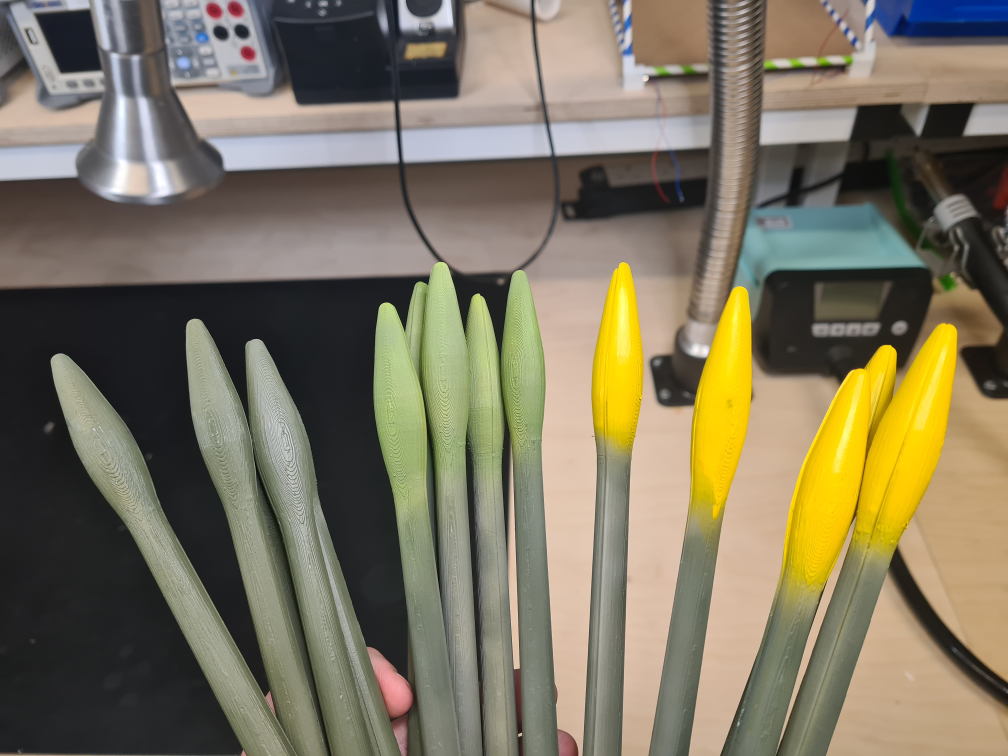
#> input picture Example.jpg, 4032 x 3024 px, given in place of the camera (shown at 1/4 size)
$ python opencv-recognition.py
#> lines starting #> are read from the running program, lines starting #| are printed output that depends on the picture; after the words box and inside, x2 and y2 are one past the last pixel; in counts of white or black regions, pixels touching at a corner belong together
import numpy as np
import cv2
import time
import math
foundcam = False
camcheck = 0


# [23 lines of commented-out code are left out]

camfeed = cv2.VideoCapture('/dev/v4l/by-id/usb-OmniVision_Technologies__Inc._USB_Camera-B4.09.24.1-video-index0')
time.sleep(2)
ret, img = camfeed.read()
#> img is the input picture: shape (3024, 4032, 3); mean B, G, R 95.9, 117.5, 125.3
ret, img = camfeed.read()
ret, img = camfeed.read()

while True:
    ret, img = camfeed.read()
    imggray = cv2.cvtColor(img, cv2.COLOR_BGR2GRAY)
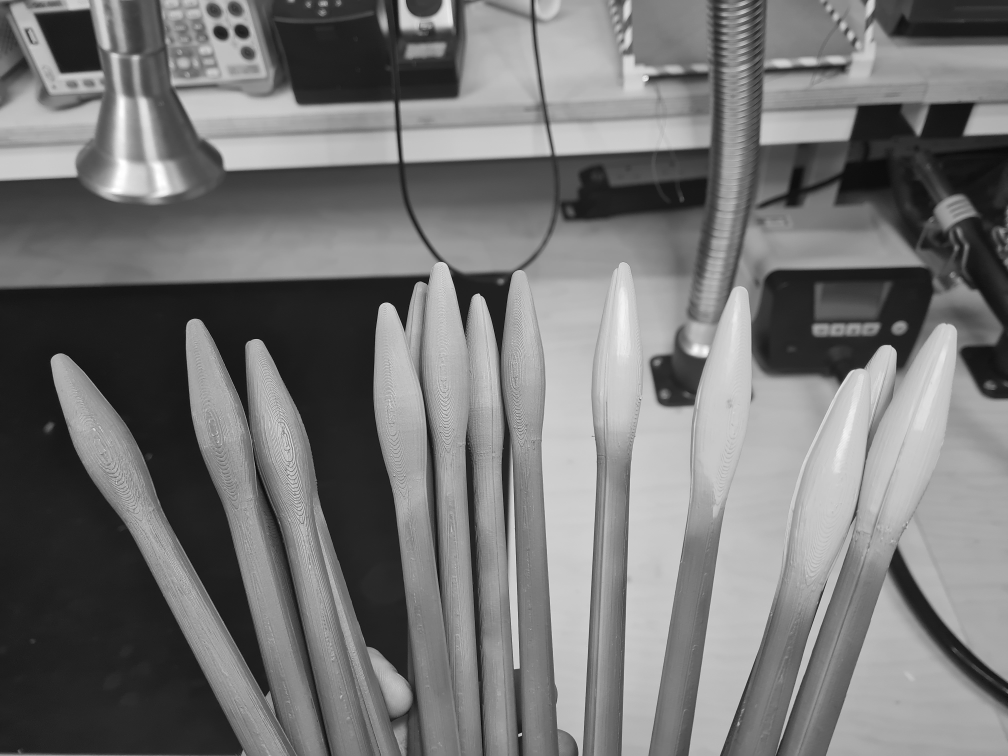
#> imggray: shape (3024, 4032) (shown at 1/4 size); min 0, max 255, mean 117.4
    ret,thresh = cv2.threshold(imggray,127,255,cv2.THRESH_BINARY_INV)
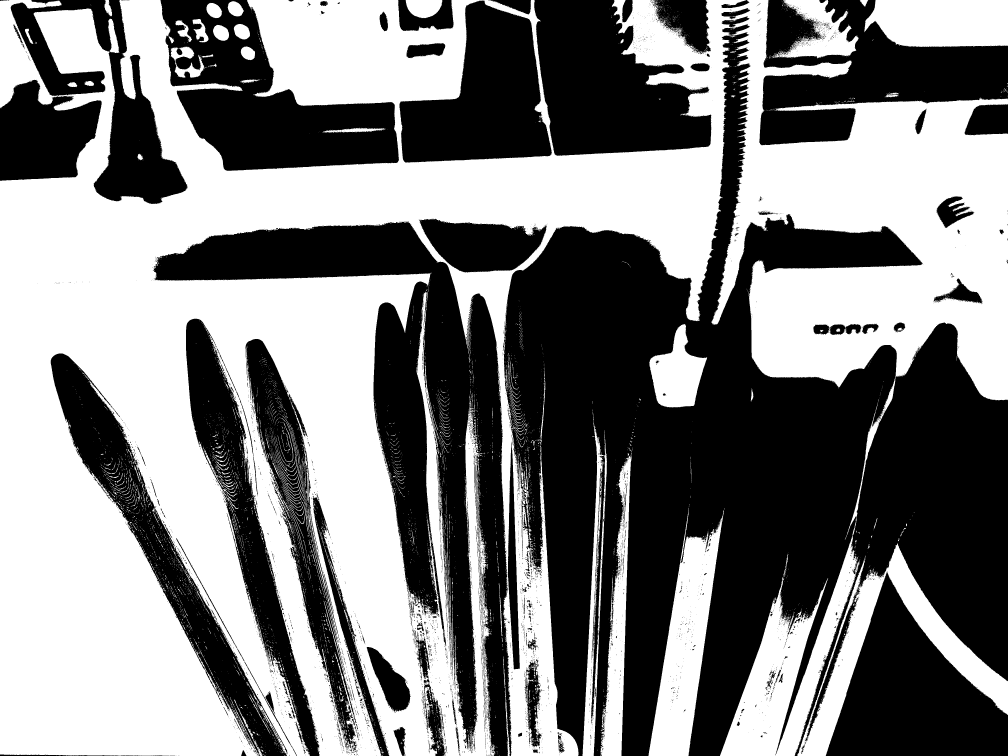
#> thresh: shape (3024, 4032) (shown at 1/4 size); 50.3% white; 6201 black regions (5764 under 20 px)
    contours, hierarchy = cv2.findContours(thresh, cv2.RETR_LIST, cv2.CHAIN_APPROX_NONE)
#> contours = 17214 contours, 16195 with area under 20; largest, box (x1, y1, x2, y2) and area: (0, 0, 4032, 3024) 6066604, (1597, 1, 2208, 652) 241226, (981, 1355, 1428, 2996) 172451, (3189, 2174, 4032, 3024) 134395, (2594, 2031, 2896, 3024) 131490
    for cnt in contours:
        M = cv2.moments(cnt)
        area = cv2.contourArea(cnt)
        if (area < 2000) & (area > 400):
            if M['m00'] != 0:
                cx = int(M['m10']/M['m00'])
                cy = int(M['m01']/M['m00'])
                cv2.drawContours(img, cnt, -1, (0, 255, 0), 2)
                cv2.circle(img, (cx, cy), 7, (0, 0, 255), -1)
                cv2.putText(img, "daffodil", (cx - 20, cy - 20), cv2.FONT_HERSHEY_SIMPLEX, 0.5, (0, 0, 0), 2)
#> this loop made 17214 passes
#> (area, cx, cy) on passes 612, 1099, 2206, 2234, 2542, 2632, 3316, 3619, 3667: (703, 2242, 2988), (657, 1830, 2955), (647, 1816, 2847), (940.5, 1001, 2932), (1210.5, 1080, 2804), (462.5, 2026, 2869), (715, 3083, 2717), (703, 1031, 2743), (415.5, 1296, 2662)

    #inrng = cv2.inRange(img, (22,0,0), (163,49,123))
    cv2.circle(img, (int(math.floor(img.shape[1]/2)), int(math.floor(img.shape[0]/2))), 7, (0, 0, 255), -1)
    cv2.putText(img, "center", (int(math.floor(img.shape[1]/2)), int(math.floor(img.shape[0]/2))), cv2.FONT_HERSHEY_SIMPLEX, 0.5, (0, 0, 0), 2)
    cv2.imshow('ahhh', img)
    break

cv2.waitKey(100000)
cv2.destroyAllWindows()
